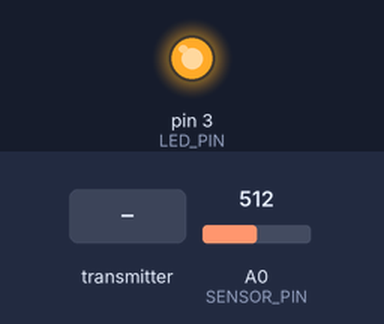
A sketch run on a simulated Arduino Uno, built with avr-gcc and run on an emulated ATmega328P. Parts: output pins drawn as LEDs (lit = HIGH). The test bench sets the inputs (shaded band); at power-on: A0 (SENSOR_PIN) = 512. No radio packets arrive unless stated; what the sketch prints to the serial monitor is not drawn.

Above: at 1.2 s.
1.3 s: A0 (SENSOR_PIN) set to 487
At 2.2 s:
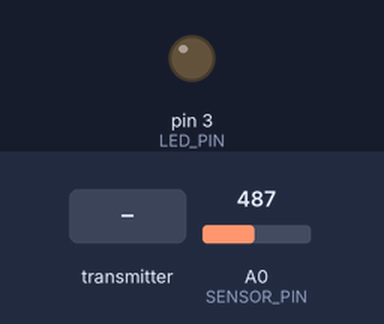
3.0 s: A0 (SENSOR_PIN) set to 510
At 3.4 s:
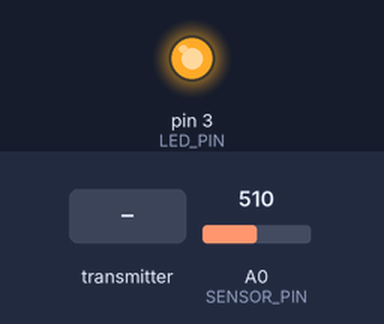
4.5 s: A0 (SENSOR_PIN) set to 490
At 5.8 s:
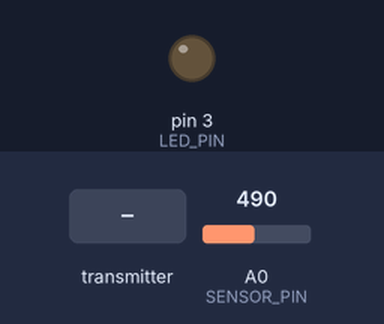
6.2 s: the transmitter starts sending signal_id = 0
At 6.5 s:
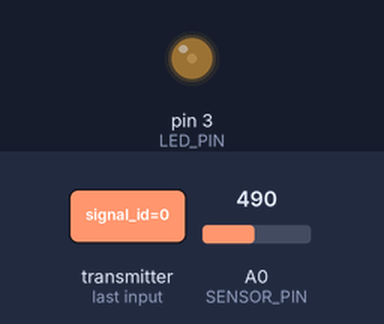
8.3 s: A0 (SENSOR_PIN) set to 511
At 8.7 s:
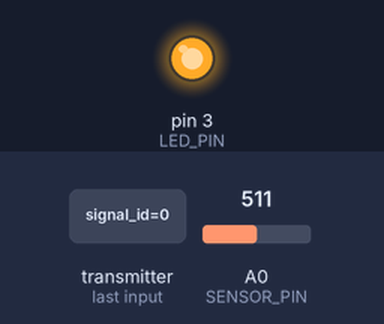
Timing chart, 0 to 10.8 s (numbered marks = the images above; inputs shaded):
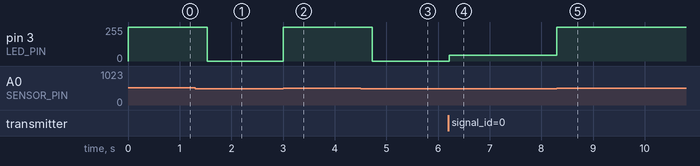

Measured:
- the behaviour switches between 501 and 500 on A0 (SENSOR_PIN) (found by bisection; images 0 and 1)
- after the input at 1.3 s, pin 3 (LED_PIN): 255/255 → 0/255 after 0.23 s
- after the input at 3.0 s, pin 3 (LED_PIN): 0/255 → 255/255 at once
- after the input at 4.5 s, pin 3 (LED_PIN): 255/255 → 0/255 after 0.23 s
- after the input at 6.2 s, pin 3 (LED_PIN): 0/255 → 44/255 at once
- after the input at 8.3 s, pin 3 (LED_PIN): 44/255 → 255/255 at once

The sketch:

SmartLighting.ino
```cpp
/*
 * This application consists of a node of a distributed smart lighting system.
 */

#include <SPI.h>
#include <nRF24L01.h>
#include <RF24.h>
#include "printf.h"

#define RADIO_ID 0x66

#define SENSOR_PIN A0
#define LED_PIN 3

#define FULL_POWER 1023
#define HALF_POWER 300

#define SENSOR_THRESHOLD 500

#define TIME_THRESHOLD 2000

#define SEND_INTERVAL 100
//
// Hardware configuration
//

// Set up nRF24L01 radio on SPI bus plus pins 9 & 10

RF24 radio(9,10);

//
// Topology
//

// Radio pipe addresses for the nodes to communicate.
const uint64_t pipes[2] = { 0xF0F0F0F0E1LL, 0xE8E8F0F0E1LL };

//
// Role management
//
// Set up role.  This sketch uses the same software for all the nodes
// in this system.  Doing so greatly simplifies testing.
//

// The various roles supported by this sketch
typedef enum { role_speak = 1, role_listen, role_none } role_e;

// The role of the current running sketch
role_e role = role_none;
role_e newRole = role_none;

unsigned long timeLastMessage = 0;

void setup(void)
{
  //
  // Print preamble
  //

  Serial.begin(57600);
  printf_begin();
  printf("\n\rSmart Lighing application\n\r");

  pinMode(SENSOR_PIN,INPUT);
  pinMode(LED_PIN,OUTPUT);

  //
  // Setup and configure rf radio
  //

  // optionally, increase the delay between retries & # of retries
//  radio.setPayloadSize(sizeof(uint8_t));

  radio.begin();
}

void loop(void)
{

 if(analogRead(SENSOR_PIN) > SENSOR_THRESHOLD){
  newRole = role_speak;
 } else {
  newRole = role_listen;
 }
 // If new role, change
 if(newRole != role){
  printf("Changed to role %d",newRole);
  role = newRole;
  if(role == role_listen){
   //radio.openWritingPipe(pipes[0]);
   timeLastMessage = millis();
   radio.openReadingPipe(1,pipes[1]);
   radio.startListening();
   radio.printDetails();
  } else {
   analogWrite(LED_PIN,FULL_POWER);
   radio.openWritingPipe(pipes[1]);
   //radio.openReadingPipe(1,pipes[0]);
   radio.stopListening();
   radio.printDetails();
  }
 }
  //
  // Ping out role.  Repeatedly send the current time
  //

  if (role == role_speak)
  {
    radio.startListening();
    radio.stopListening();
    printf("Radio %u is on!",RADIO_ID);
    uint8_t radio_id = RADIO_ID;
    bool ok = radio.write( &radio_id, sizeof(uint8_t) );

    if (ok)
      printf("ok...\n\r");
    else
      printf("failed.\n\r");

    delay(SEND_INTERVAL);
  }

  //
  // Pong back role.  Receive each packet, dump it out, and send it back
  //

  if ( role == role_listen )
  {
    // if there is data ready
    if ( radio.available() )
    {
      // Dump the payloads until we've gotten everything
      bool done = false;
      while (!done)
      {
        uint8_t signal_id = 0;
        // Fetch the payload, and see if this was the last one.
        done = radio.read( &signal_id, sizeof(uint8_t) );

        // Spew it
        printf("Got payload %u...",signal_id);

	// Delay just a little bit to let the other unit
	// make the transition to receiver
	delay(20);
      }
      analogWrite(LED_PIN,HALF_POWER);
      timeLastMessage = millis();
    }
    if(millis() - timeLastMessage > SEND_INTERVAL * 2){
      analogWrite(LED_PIN,LOW);
    }
  }
}
// vim:cin:ai:sts=2 sw=2 ft=cpp
```

printf.h
```cpp
// (licence header left out)
/**
 * @file printf.h
 *
 * Setup necessary to direct stdout to the Arduino Serial library, which
 * enables 'printf'
 */

#ifndef __PRINTF_H__
#define __PRINTF_H__

#ifdef ARDUINO

int serial_putc( char c, FILE * )
{
  Serial.write( c );

  return c;
}

void printf_begin(void)
{
  fdevopen( &serial_putc, 0 );
}

#else
#error This example is only for use on Arduino.
#endif // ARDUINO

#endif // __PRINTF_H__
```
